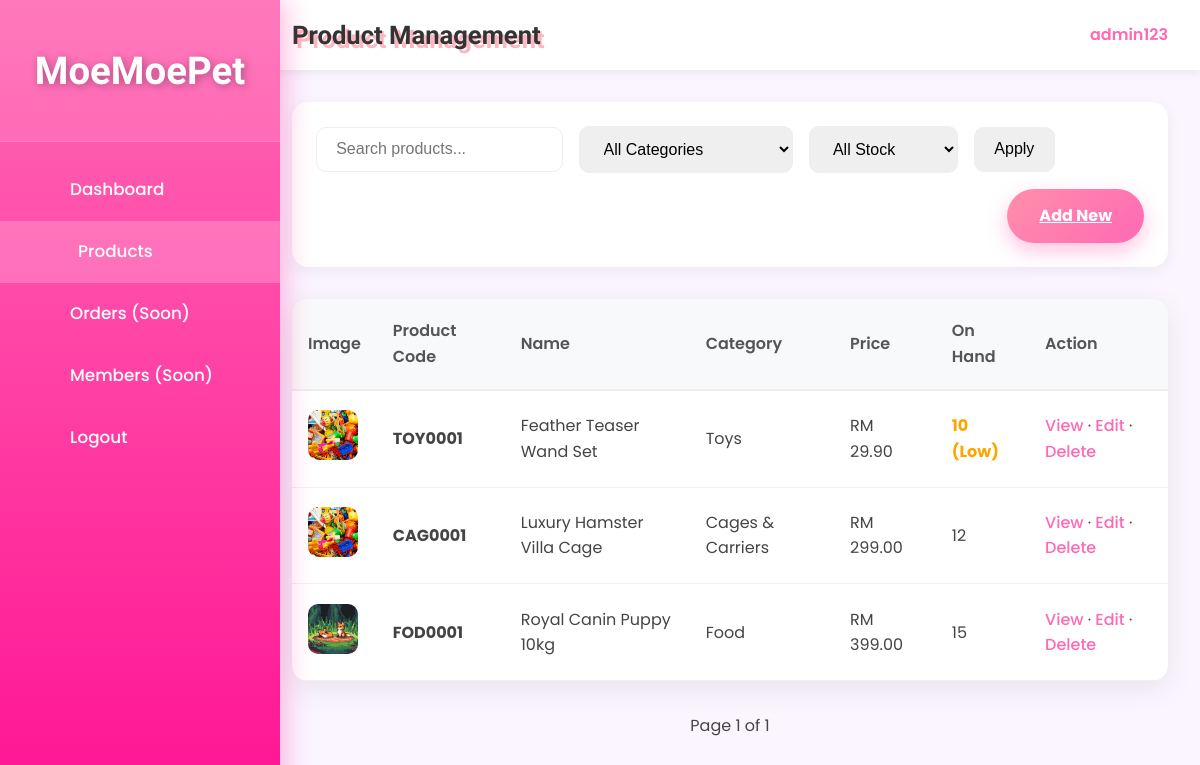
Before: /admin/product_list.php (signed in) with the older database file.
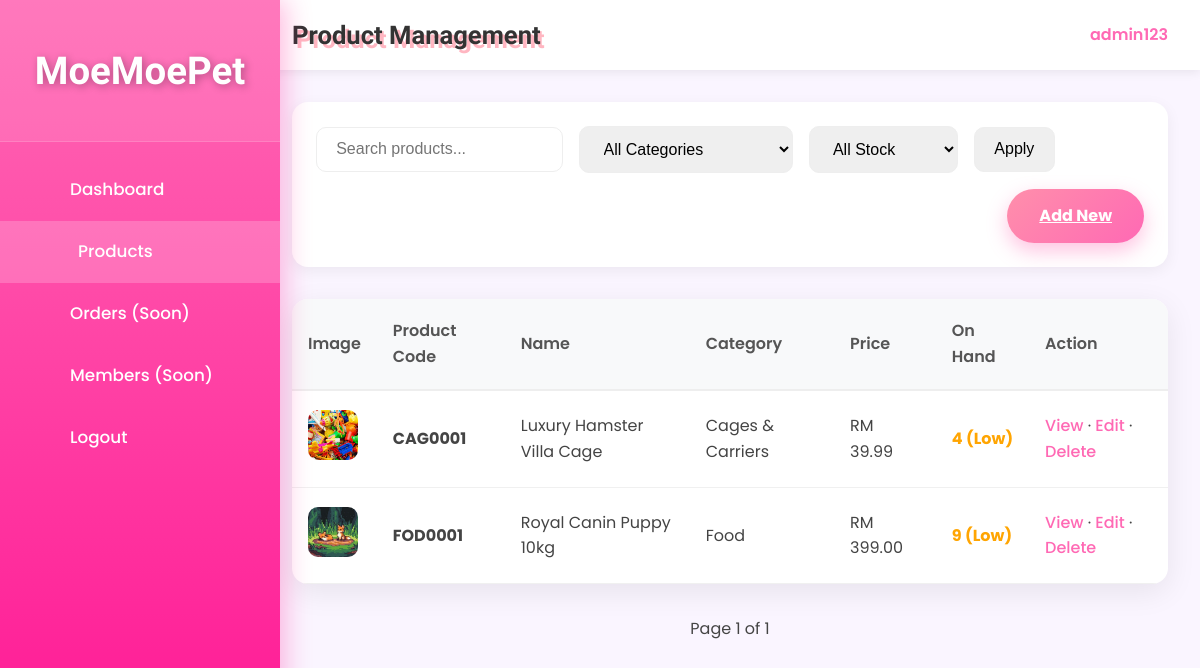
After: the same page with the newer database file.
### tables this page shows
CREATE TABLE `product` (
  `product_id` int(11) NOT NULL,
  `product_code` varchar(20) NOT NULL,
  `product_name` varchar(200) NOT NULL,
  `description` text DEFAULT NULL,
  `price` decimal(10,2) NOT NULL,
  `stock_quantity` int(11) DEFAULT 0,
  `category_id` int(11) NOT NULL,
  `is_active` tinyint(1) DEFAULT 1,
  `created_at` datetime DEFAULT current_timestamp(),
  `updated_at` datetime DEFAULT current_timestamp() ON UPDATE current_timestamp(),
  `photo_name` varchar(255) NOT NULL
);

CREATE TABLE `category` (
  `category_id` int(11) NOT NULL,
  `category_code` varchar(10) NOT NULL,
  `category_name` varchar(100) NOT NULL,
  `description` text DEFAULT NULL,
  `created_at` datetime DEFAULT current_timestamp()
);

### _base.php (called while the page is built, shortened)
<?php
function encode($value) {
    return htmlentities($value);
}

### admin/product_list.php (the view, shortened to what the changed rows need)
<?php
require '../_base.php';
$page = max(1, (int)($_GET['page'] ?? 1));
$limit = (int)($_GET['limit'] ?? 5);
$offset = ($page - 1) * $limit;
$where = "WHERE p.is_active = 1";
$params = [];
$sql = "SELECT p.*, c.category_name, c.category_code
        FROM product p
        JOIN category c ON p.category_id = c.category_id
        $where
        ORDER BY p.created_at DESC
        LIMIT $limit OFFSET $offset";
$stmt = $_db->prepare($sql);
$stmt->execute($params);
$products = $stmt->fetchAll();
?>
<!DOCTYPE html>
<html lang="en">
<head>
    <link rel="stylesheet" href="/css/app.css">
</head>
<body>
<div class="admin-layout">
    <aside class="admin-sidebar">
        <div class="logo">
            <h2>MoeMoePet</h2>
        </div>
    </aside>
    <main class="admin-main">
        <header class="admin-header">
            <h1>Product Management</h1>
        </header>
        <div class="table-card">
            <table>
                <thead>
                    <tr>
                        <th>Image</th>
                        <th>Product Code</th>
                        <th>Name</th>
                        <th>Category</th>
                        <th>Price</th>
                        <th>On Hand</th>
                        <th>Action</th>
                    </tr>
                </thead>
                <tbody>
                    <?php foreach ($products as $p): ?>
                    <tr>
                        <td>
                            <?php if ($p->photo_name): ?>
                                <img src="../admin/uploads/products/<?= encode($p->photo_name) ?>" class="photo_name" alt="photo_name" style="width:50px;height:50px;object-fit:cover;border-radius:10px;">
                            <?php else: ?>
                                <div style="width:50px;height:50px;background:#f0f0f0;border-radius:10px;"></div>
                            <?php endif; ?>
                        </td>
                        <td><strong><?= encode($p->product_code) ?></strong></td>
                        <td><?= encode($p->product_name) ?></td>
                        <td><?= encode($p->category_name) ?></td>
                        <td>RM <?= number_format($p->price, 2) ?></td>
                        <td class="<?= $p->stock_quantity == 0 ? 'out-stock' : ($p->stock_quantity <= 10 ? 'low-stock' : '') ?>">
                            <?= $p->stock_quantity ?>
                            <?php if ($p->stock_quantity <= 10): ?>
                                (<?= $p->stock_quantity == 0 ? 'Out' : 'Low' ?>)
                            <?php endif; ?>
                        <td class="action-links">
                            <a href="product_view.php?id=<?= $p->product_id ?>"
                            class="text-pink-500 hover:text-pink-700 hover:underline font-medium transition">
                            View
                        </a>
                        <span class="text-pink-300 mx-3">·</span>
                        <a href="product_edit.php?id=<?= $p->product_id ?>"
                            class="text-pink-500 hover:text-pink-700 hover:underline font-medium transition">
                            Edit
                        </a>
                        <span class="text-pink-300 mx-3">·</span>
                        <form method="post" action="product_delete.php" style="display:inline;"
                            onsubmit="return confirm('Are you sure you want to delete it completely?「<?= encode($p->product_name) ?>」？\n\nThis operation cannot be undone!');">
                            <button type="submit" class="delete-link">
                                Delete
                            </button>
                        </form>
                        </td>
                    </tr>
                    <?php endforeach; ?>
                </tbody>
            </table>
        </div>
    </main>
</div>
</body>
</html>

Changed rows visible on the page:
removed product: photo_name (picture), product_code "TOY0001", product_name "Feather Teaser Wand Set", category.category_name "Toys", price "29.90", stock_quantity "10", shows "Low"
changed product "CAG0001": price "299.00" → "39.99"; stock_quantity "12" → "4"; now shows "( Low )"
changed product "FOD0001": stock_quantity "15" → "9"; now shows "( Low )"
